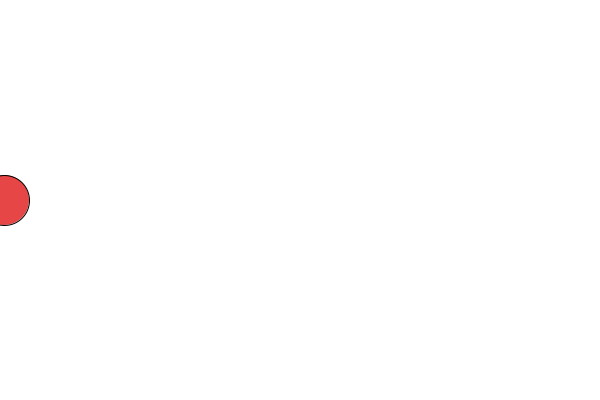
Frame 1 (no input)
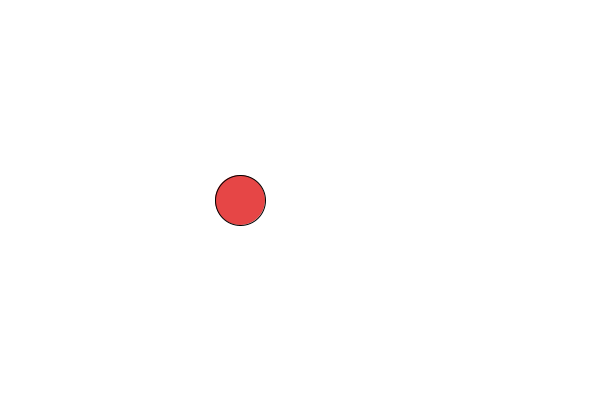
Frame 60 (the mouse pressed at the canvas centre just before this capture)
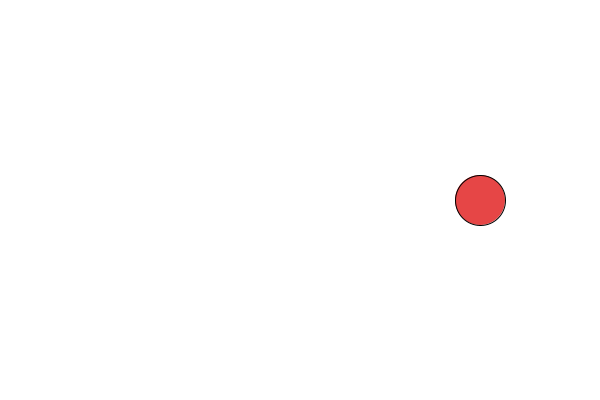
Frame 120 (the mouse held since frame 60 and released just before this capture)

The Processing sketch that drew these frames (run headless with seeded random() and noise(); from frame 60 on, the mouse is pressed at the canvas centre):

// Processing sketch: opd_8_7_rollende_bal_opruimen
// ── opd_8_7_rollende_bal_opruimen.pde
// H08 - Opdracht 8.7: Rollende bal opruimen
// De code van 8.3, nu in twee eigen methodes: beweegBal() en tekenBal().

int x = 0;
int y = 200;
int diameter = 50;

void setup() {
  size(600, 400);
}

void draw() {
  background(255, 255, 255);
  beweegBal();
  tekenBal();
}

// Schuift de bal naar rechts en zet hem links terug als hij uit beeld is.
void beweegBal() {
  x += 4;
  if (x > width + diameter / 2) {
    x = -diameter / 2;
  }
}

// Tekent de bal op zijn huidige plek.
void tekenBal() {
  fill(230, 70, 70);
  circle(x, y, diameter);
}
